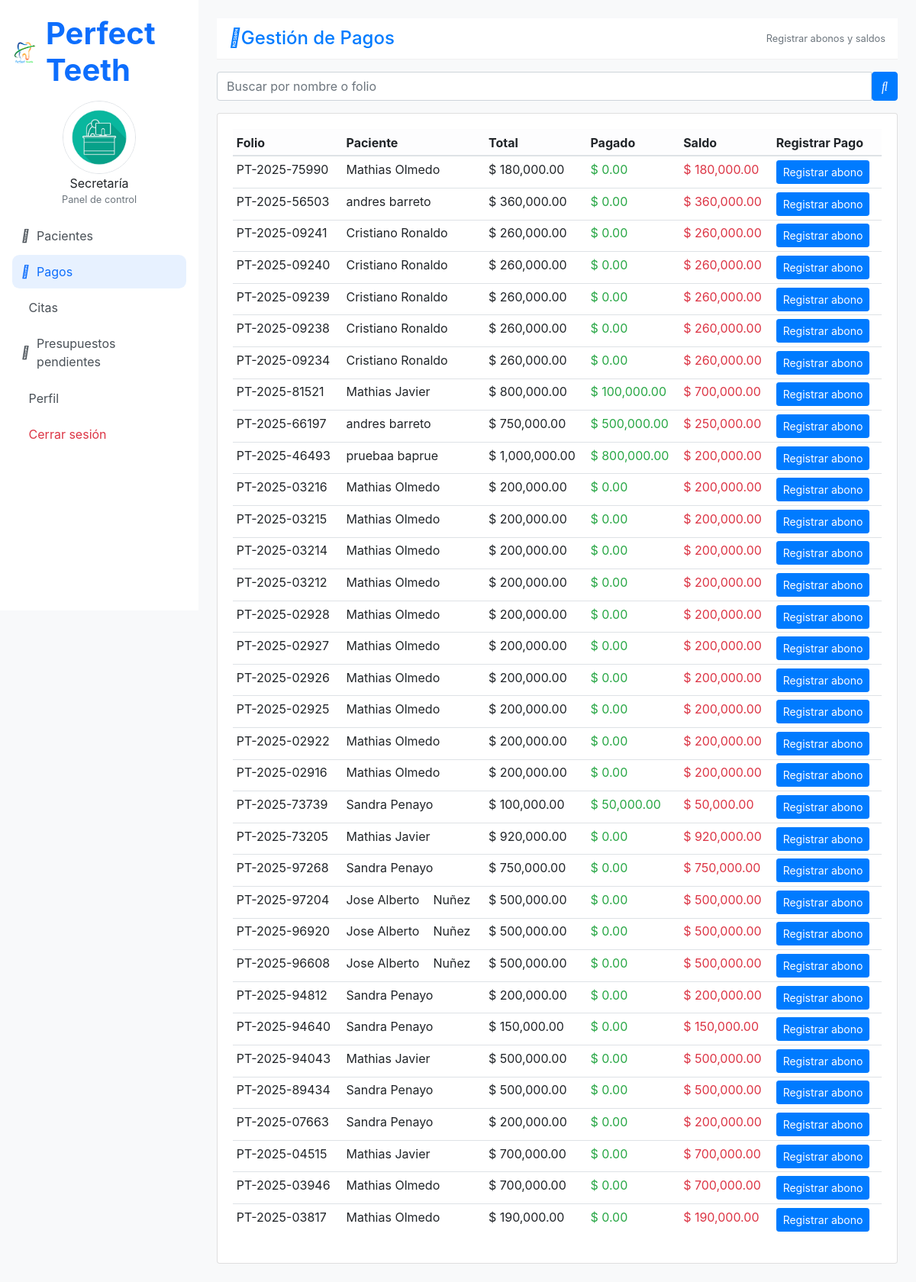
The app's page /secretaria/pagos.php (signed in) with its own data.
### tables this page shows
CREATE TABLE `presupuesto` (
  `id_presupuesto` int(11) NOT NULL AUTO_INCREMENT,
  `folio` varchar(30) DEFAULT NULL,
  `fecha` datetime NOT NULL DEFAULT current_timestamp(),
  `id_doctor` int(11) NOT NULL,
  `id_paciente` int(11) DEFAULT NULL,
  `paciente_nombre` varchar(120) NOT NULL,
  `paciente_correo` varchar(160) DEFAULT NULL,
  `paciente_telefono` varchar(50) DEFAULT NULL,
  `paciente_documento` varchar(50) DEFAULT NULL,
  `total` decimal(10,2) NOT NULL DEFAULT 0.00,
  `estado` enum('pendiente','enviado','aprobado','rechazado') NOT NULL DEFAULT 'pendiente',
  `enviado_at` datetime DEFAULT NULL,
  `enviado_via` enum('whatsapp','email','otro') DEFAULT NULL,
  `enviado_a` varchar(40) DEFAULT NULL,
  `pdf_path` varchar(255) DEFAULT NULL,
  PRIMARY KEY (`id_presupuesto`),
  UNIQUE KEY `folio` (`folio`),
  KEY `id_doctor` (`id_doctor`),
  KEY `idx_presupuesto_id_paciente` (`id_paciente`),
  CONSTRAINT `fk_presupuesto_doctor` FOREIGN KEY (`id_doctor`) REFERENCES `doctor` (`id_doctor`),
  CONSTRAINT `fk_presupuesto_paciente` FOREIGN KEY (`id_paciente`) REFERENCES `pacientes` (`id_paciente`) ON DELETE SET NULL ON UPDATE CASCADE
);

### secretaria/pagos.php (the view, shortened to what this page needs)
<?php
include_once __DIR__ . '/../php/conexionDB.php';
$q = trim($_GET['q'] ?? '');
if ($q !== '') {
  $qLike = "%$q%";
  $stmt = $link->prepare("
    SELECT p.id_presupuesto, p.folio, p.paciente_nombre, p.total,
           COALESCE(SUM(pg.monto),0) AS pagado,
           (p.total - COALESCE(SUM(pg.monto),0)) AS saldo
    FROM presupuesto p
    LEFT JOIN pagos pg ON p.id_presupuesto = pg.id_presupuesto
    WHERE p.paciente_nombre LIKE ? OR p.folio LIKE ?
    GROUP BY p.id_presupuesto
    ORDER BY p.fecha DESC
  ");
  $stmt->bind_param('ss', $qLike, $qLike);
} else {
  $stmt = $link->prepare("
    SELECT p.id_presupuesto, p.folio, p.paciente_nombre, p.total,
           COALESCE(SUM(pg.monto),0) AS pagado,
           (p.total - COALESCE(SUM(pg.monto),0)) AS saldo
    FROM presupuesto p
    LEFT JOIN pagos pg ON p.id_presupuesto = pg.id_presupuesto
    GROUP BY p.id_presupuesto
    ORDER BY p.fecha DESC
    LIMIT 50
  ");
}
$stmt->execute();
$res = $stmt->get_result();
$presupuestos = $res->fetch_all(MYSQLI_ASSOC);
?>
<!DOCTYPE html>
<html lang="es">
<head>
<link rel="stylesheet" href="../src/css/lib/bootstrap/css/bootstrap.min.css">
<link rel="stylesheet" href="../src/css/lib/fontawesome/css/all.min.css">
</head>
<body>
<aside class="sidebar">
  <div class="brand mb-2">
    <img src="../src/img/logo.png" alt="Perfect Teeth" width="32" height="32">
    <h1 class="brand-title">Perfect Teeth</h1>
  </div>
  <div class="profile">
    <img src="../src/img/secretaria.png" class="rounded-circle border" alt="Perfil">
    <div class="name">Secretaría</div>
    <div class="small text-muted">Panel de control</div>
  </div>
  <nav class="nav-menu">
    <a href="gestionar_pacientes.php" class="nav-link"><i class="fa-solid fa-users"></i> Pacientes</a>
    <a href="pagos.php" class="nav-link active"><i class="fa-solid fa-cash-register"></i> Pagos</a>
    <a href="gestionar_citas.php" class="nav-link"><i class="fa-solid fa-calendar-days"></i> Citas</a>
    <a href="presupuestos_pendientes.php" class="nav-link"><i class="fa-solid fa-clock"></i> Presupuestos pendientes</a>
    <a href="perfil_secretaria.php" class="nav-link"><i class="fa-solid fa-user-gear"></i> Perfil</a>
    <a href="../php/cerrar.php" class="nav-link text-danger"><i class="fa-solid fa-right-from-bracket"></i> Cerrar sesión</a>
  </nav>
</aside>
<div class="main">
  <div class="topbar d-flex justify-content-between align-items-center mb-3">
    <h4 class="mb-0 text-primary"><i class="fa-solid fa-cash-register me-2"></i>Gestión de Pagos</h4>
    <small class="text-muted">Registrar abonos y saldos</small>
  </div>
  <form class="mb-3" method="get">
    <div class="input-group">
      <input type="text" name="q" class="form-control" value="<?= htmlspecialchars($q) ?>" placeholder="Buscar por nombre o folio">
      <button class="btn btn-primary"><i class="fa-solid fa-search"></i></button>
    </div>
  </form>
  <div class="card">
    <div class="card-body">
      <div class="table-responsive">
        <table class="table table-sm table-hover align-middle">
          <thead class="table-light">
            <tr>
              <th>Folio</th>
              <th>Paciente</th>
              <th>Total</th>
              <th>Pagado</th>
              <th>Saldo</th>
              <th>Registrar Pago</th>
            </tr>
          </thead>
          <tbody>
            <?php foreach($presupuestos as $p): ?>
              <tr>
                <td><?= htmlspecialchars($p['folio']) ?></td>
                <td><?= htmlspecialchars($p['paciente_nombre']) ?></td>
                <td>$ <?= number_format($p['total'],2) ?></td>
                <td class="text-success">$ <?= number_format($p['pagado'],2) ?></td>
                <td class="text-danger">$ <?= number_format($p['saldo'],2) ?></td>
                <td>
                  <?php if($p['saldo'] > 0): ?>
                    <button class="btn btn-sm btn-primary btnPagar"
                            data-id="<?= $p['id_presupuesto'] ?>"
                            data-paciente="<?= htmlspecialchars($p['paciente_nombre']) ?>"
                            data-saldo="<?= $p['saldo'] ?>">
                      Registrar abono
                    </button>
                  <?php else: ?>
                    <span class="badge bg-success">Cancelado</span>
                  <?php endif; ?>
                </td>
              </tr>
            <?php endforeach; ?>
          </tbody>
        </table>
      </div>
    </div>
  </div>
</div>
</body>
</html>

### secretaria/pagos.php (style rules this page uses)
:root { --brand:#0d6efd; --brand-100:#e7f1ff; --surface:#f8f9fa; --text:#212529; --sidebar-w:260px; }
body { margin:0; background:var(--surface); color:var(--text); }
.sidebar { position:fixed; top:0; left:0; width:var(--sidebar-w); height:100vh; background:#fff; padding:1.25rem 1rem; border-right:0; box-shadow:none; z-index:1030; }
.brand { display:flex; align-items:center; gap:.75rem; }
.brand-title { margin:0; font-weight:700; color:var(--brand); }
.profile { text-align:center; margin:1rem 0; }
.profile img { width:96px; height:96px; object-fit:cover; }
.nav-menu { display:flex; flex-direction:column; gap:.25rem; }
.nav-menu .nav-link { display:flex; align-items:center; gap:.6rem; border-radius:.6rem; padding:.6rem .75rem; color:#495057; text-decoration:none; }
.nav-menu .nav-link.active, .nav-menu .nav-link:hover { background:var(--brand-100); color:var(--brand); }
.main { margin-left:var(--sidebar-w); padding:1.5rem; }
.topbar { background:#fff; border-bottom:1px solid rgba(0,0,0,.06); padding:.75rem 1rem; position:sticky; top:0; z-index:10; }

### records on screen
presupuesto: folio "PT-2025-75990", paciente_nombre "Mathias Olmedo", total "180,000.00", pagado "0.00", saldo "180,000.00"
presupuesto: folio "PT-2025-56503", paciente_nombre "andres barreto", total "360,000.00", pagado "0.00", saldo "360,000.00"
presupuesto: folio "PT-2025-09241", paciente_nombre "Cristiano Ronaldo", total "260,000.00", pagado "0.00", saldo "260,000.00"
presupuesto: folio "PT-2025-09240", paciente_nombre "Cristiano Ronaldo", total "260,000.00", pagado "0.00", saldo "260,000.00"
presupuesto: folio "PT-2025-09239", paciente_nombre "Cristiano Ronaldo", total "260,000.00", pagado "0.00", saldo "260,000.00"
presupuesto: folio "PT-2025-09238", paciente_nombre "Cristiano Ronaldo", total "260,000.00", pagado "0.00", saldo "260,000.00"
presupuesto: folio "PT-2025-09234", paciente_nombre "Cristiano Ronaldo", total "260,000.00", pagado "0.00", saldo "260,000.00"
presupuesto: folio "PT-2025-81521", paciente_nombre "Mathias Javier", total "800,000.00", pagado "100,000.00", saldo "700,000.00"
presupuesto: folio "PT-2025-66197", paciente_nombre "andres barreto", total "750,000.00", pagado "500,000.00", saldo "250,000.00"
presupuesto: folio "PT-2025-46493", paciente_nombre "pruebaa baprue", total "1,000,000.00", pagado "800,000.00", saldo "200,000.00"
presupuesto: folio "PT-2025-03216", paciente_nombre "Mathias Olmedo", total "200,000.00", pagado "0.00", saldo "200,000.00"
presupuesto: folio "PT-2025-03215", paciente_nombre "Mathias Olmedo", total "200,000.00", pagado "0.00", saldo "200,000.00"
presupuesto: folio "PT-2025-03214", paciente_nombre "Mathias Olmedo", total "200,000.00", pagado "0.00", saldo "200,000.00"
presupuesto: folio "PT-2025-03212", paciente_nombre "Mathias Olmedo", total "200,000.00", pagado "0.00", saldo "200,000.00"
presupuesto: folio "PT-2025-02928", paciente_nombre "Mathias Olmedo", total "200,000.00", pagado "0.00", saldo "200,000.00"
presupuesto: folio "PT-2025-02927", paciente_nombre "Mathias Olmedo", total "200,000.00", pagado "0.00", saldo "200,000.00"
presupuesto: folio "PT-2025-02926", paciente_nombre "Mathias Olmedo", total "200,000.00", pagado "0.00", saldo "200,000.00"
presupuesto: folio "PT-2025-02925", paciente_nombre "Mathias Olmedo", total "200,000.00", pagado "0.00", saldo "200,000.00"
presupuesto: folio "PT-2025-02922", paciente_nombre "Mathias Olmedo", total "200,000.00", pagado "0.00", saldo "200,000.00"
presupuesto: folio "PT-2025-02916", paciente_nombre "Mathias Olmedo", total "200,000.00", pagado "0.00", saldo "200,000.00"
presupuesto: folio "PT-2025-73739", paciente_nombre "Sandra Penayo", total "100,000.00", pagado "50,000.00", saldo "50,000.00"
presupuesto: folio "PT-2025-73205", paciente_nombre "Mathias Javier", total "920,000.00", pagado "0.00", saldo "920,000.00"
presupuesto: folio "PT-2025-97268", paciente_nombre "Sandra Penayo", total "750,000.00", pagado "0.00", saldo "750,000.00"
presupuesto: folio "PT-2025-97204", paciente_nombre "Jose Alberto Nuñez", total "500,000.00", pagado "0.00", saldo "500,000.00"
presupuesto: folio "PT-2025-96920", paciente_nombre "Jose Alberto Nuñez", total "500,000.00", pagado "0.00", saldo "500,000.00"
presupuesto: folio "PT-2025-96608", paciente_nombre "Jose Alberto Nuñez", total "500,000.00", pagado "0.00", saldo "500,000.00"
presupuesto: folio "PT-2025-94812", paciente_nombre "Sandra Penayo", total "200,000.00", pagado "0.00", saldo "200,000.00"
presupuesto: folio "PT-2025-94640", paciente_nombre "Sandra Penayo", total "150,000.00", pagado "0.00", saldo "150,000.00"
presupuesto: folio "PT-2025-94043", paciente_nombre "Mathias Javier", total "500,000.00", pagado "0.00", saldo "500,000.00"
presupuesto: folio "PT-2025-89434", paciente_nombre "Sandra Penayo", total "500,000.00", pagado "0.00", saldo "500,000.00"
presupuesto: folio "PT-2025-07663", paciente_nombre "Sandra Penayo", total "200,000.00", pagado "0.00", saldo "200,000.00"
presupuesto: folio "PT-2025-04515", paciente_nombre "Mathias Javier", total "700,000.00", pagado "0.00", saldo "700,000.00"
presupuesto: folio "PT-2025-03946", paciente_nombre "Mathias Olmedo", total "700,000.00", pagado "0.00", saldo "700,000.00"
presupuesto: folio "PT-2025-03817", paciente_nombre "Mathias Olmedo", total "190,000.00", pagado "0.00", saldo "190,000.00"
